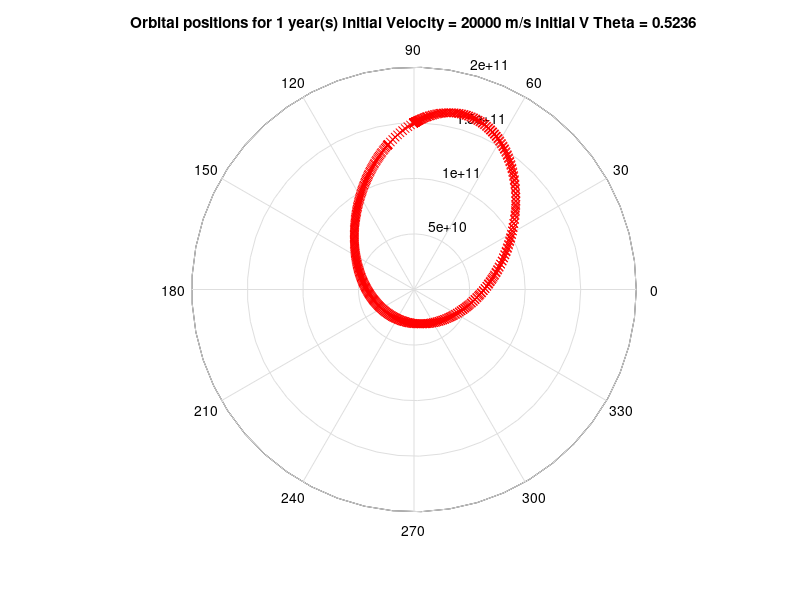

Reproduce this figure in MATLAB.
function orbitModel()

close all

earth = 5.972e24; %mass of earth (kg)
sun = 1.989e30; %mass of sun (kg)
G = 6.67408e-11; %universal gravitational constant (m/kg*s^2)

r0 = 150e9; %initial radius of earth orbit 'distance from sun center to earth center' (m)
rtheta0 = pi/2; %initial theta of earth radius (rad) (only matters in relation to initial theta of velocity)
v0 = 20e3; %initial velocity of earth 'average earth velocity' (m/s)
vtheta0 = pi/6; %initial theta of velocity (rad) (only matters in relation to initial theta of earth radius)
z0 = v0*(cos(vtheta0) + i*sin(vtheta0)); %velocity represented as a complex number (r*cos(theta) + i*sin(theta))

initials = [r0, rtheta0, z0]; %packs initial values into vector for ode45

years = 1; %number of years of simulation (years)
t0 = 0; %initial time (s)
tFinal = years*31536000; %final time (s)

opts = odeset('RelTol',1e-7,'AbsTol',1e-7); %sets relative tolerance and absolute tolerance of ode solver to get more accurate orbit

[~,M] = ode45(@earthSimulate, [t0 tFinal], initials, opts); %ode45 calls function, sets time range, accepts initials and uses opts

    function res = earthSimulate(~,M)
        
        r = M(1); %gets radius from initials
        rtheta = M(2); %gets theta from initials
        z = M(3); %gets complex number velocity vector from initials
        
        drdt = abs(z)*cos(angle(z)-rtheta); %change in radius (v*cos(theta)) (m/s)
        drthetadt = (abs(z)*sin(angle(z)-rtheta))/r; %change in theta (v*sin(theta)/r) angular velocity (rad/s)
        gravity = (G*earth*sun)/r^2; %gravity force between earth and sun (kg*m/s^2)
        gravityAcceleration = gravity/earth; %gravitational acceleration of earth velocity (m/s^2)
        zgravity = -gravityAcceleration*(cos(rtheta)+i*sin(rtheta)); %complex number vector of gravitational acceleration
        dvdt = zgravity; %change in velocity equal to gravitational acceleration
        
        res = [drdt; drthetadt; dvdt];
        
    end

R = M(:,1);
Theta = M(:,2);
% V = M(:,3);
polar(Theta,R,'rx');
% X = R.*cos(Theta);
% Y = R.*sin(Theta);
% comet(X,Y);

% disp(R);
% disp(V);
% disp(abs(V));

disp(R(end));
disp(Theta(end));

title(['Orbital positions for ', num2str(years), ' year(s)', ' Initial Velocity = ', num2str(v0), ' m/s Initial V Theta = ', num2str(vtheta0)]);


end